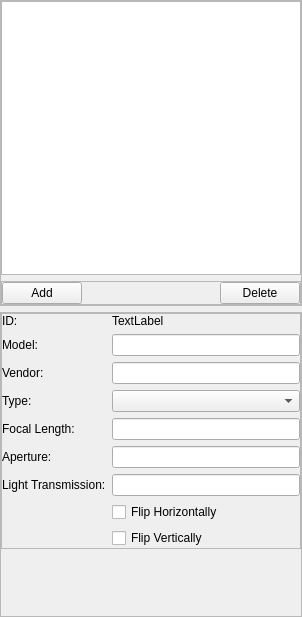
<?xml version="1.0" encoding="UTF-8"?>
<ui version="4.0">
 <class>OpticsWidget</class>
 <widget class="QWidget" name="OpticsWidget">
  <property name="geometry">
   <rect>
    <x>0</x>
    <y>0</y>
    <width>302</width>
    <height>617</height>
   </rect>
  </property>
  <property name="windowTitle">
   <string>Form</string>
  </property>
  <layout class="QVBoxLayout" name="verticalLayout">
   <property name="spacing">
    <number>-1</number>
   </property>
   <property name="margin">
    <number>0</number>
   </property>
   <item>
    <widget class="QFrame" name="listFrame">
     <property name="frameShape">
      <enum>QFrame::StyledPanel</enum>
     </property>
     <property name="frameShadow">
      <enum>QFrame::Raised</enum>
     </property>
     <layout class="QVBoxLayout" name="verticalLayout_10">
      <property name="spacing">
       <number>-1</number>
      </property>
      <property name="margin">
       <number>0</number>
      </property>
      <item>
       <widget class="QListView" name="opticsListView"/>
      </item>
      <item>
       <widget class="QFrame" name="frame_16">
        <property name="frameShape">
         <enum>QFrame::StyledPanel</enum>
        </property>
        <property name="frameShadow">
         <enum>QFrame::Raised</enum>
        </property>
        <layout class="QHBoxLayout" name="horizontalLayout_11">
         <property name="spacing">
          <number>0</number>
         </property>
         <property name="margin">
          <number>0</number>
         </property>
         <item>
          <widget class="QPushButton" name="addOpticButton">
           <property name="text">
            <string>Add</string>
           </property>
          </widget>
         </item>
         <item>
          <spacer name="horizontalSpacer_12">
           <property name="orientation">
            <enum>Qt::Horizontal</enum>
           </property>
           <property name="sizeHint" stdset="0">
            <size>
             <width>70</width>
             <height>20</height>
            </size>
           </property>
          </spacer>
         </item>
         <item>
          <widget class="QPushButton" name="deleteOpticButton">
           <property name="text">
            <string>Delete</string>
           </property>
          </widget>
         </item>
        </layout>
       </widget>
      </item>
     </layout>
    </widget>
   </item>
   <item>
    <widget class="QFrame" name="infoFrame">
     <property name="frameShape">
      <enum>QFrame::StyledPanel</enum>
     </property>
     <property name="frameShadow">
      <enum>QFrame::Raised</enum>
     </property>
     <layout class="QVBoxLayout" name="verticalLayout_2">
      <property name="spacing">
       <number>-1</number>
      </property>
      <property name="margin">
       <number>0</number>
      </property>
      <item>
       <widget class="QFrame" name="stackedWidget_2">
        <property name="frameShape">
         <enum>QFrame::StyledPanel</enum>
        </property>
        <property name="frameShadow">
         <enum>QFrame::Raised</enum>
        </property>
        <layout class="QFormLayout" name="formLayout_2">
         <property name="margin">
          <number>0</number>
         </property>
         <item row="0" column="0">
          <widget class="QLabel" name="label_8">
           <property name="text">
            <string>ID:</string>
           </property>
          </widget>
         </item>
         <item row="0" column="1">
          <widget class="QLabel" name="idLabel">
           <property name="text">
            <string>TextLabel</string>
           </property>
          </widget>
         </item>
         <item row="1" column="0">
          <widget class="QLabel" name="label_10">
           <property name="text">
            <string>Model:</string>
           </property>
          </widget>
         </item>
         <item row="1" column="1">
          <widget class="QLineEdit" name="modelLineEdit">
           <property name="sizePolicy">
            <sizepolicy hsizetype="Expanding" vsizetype="Fixed">
             <horstretch>0</horstretch>
             <verstretch>0</verstretch>
            </sizepolicy>
           </property>
          </widget>
         </item>
         <item row="2" column="0">
          <widget class="QLabel" name="label_11">
           <property name="text">
            <string>Vendor:</string>
           </property>
          </widget>
         </item>
         <item row="2" column="1">
          <widget class="QLineEdit" name="vendorLineEdit"/>
         </item>
         <item row="3" column="0">
          <widget class="QLabel" name="label_12">
           <property name="text">
            <string>Type:</string>
           </property>
          </widget>
         </item>
         <item row="4" column="0">
          <widget class="QLabel" name="label_13">
           <property name="text">
            <string>Focal Length:</string>
           </property>
          </widget>
         </item>
         <item row="4" column="1">
          <widget class="QLineEdit" name="focalLengthLineEdit"/>
         </item>
         <item row="5" column="0">
          <widget class="QLabel" name="label_14">
           <property name="text">
            <string>Aperture:</string>
           </property>
          </widget>
         </item>
         <item row="5" column="1">
          <widget class="QLineEdit" name="apertureLineEdit"/>
         </item>
         <item row="3" column="1">
          <widget class="QComboBox" name="typeComboBox"/>
         </item>
         <item row="6" column="1">
          <widget class="QLineEdit" name="lightTransmissionLineEdit"/>
         </item>
         <item row="6" column="0">
          <widget class="QLabel" name="label_15">
           <property name="text">
            <string>Light Transmission:</string>
           </property>
          </widget>
         </item>
         <item row="7" column="1">
          <widget class="QCheckBox" name="hFlipCheckBox">
           <property name="text">
            <string>Flip Horizontally</string>
           </property>
          </widget>
         </item>
         <item row="8" column="1">
          <widget class="QCheckBox" name="vFlipCheckBox">
           <property name="text">
            <string>Flip Vertically</string>
           </property>
          </widget>
         </item>
        </layout>
       </widget>
      </item>
      <item>
       <spacer name="verticalSpacer_2">
        <property name="orientation">
         <enum>Qt::Vertical</enum>
        </property>
        <property name="sizeHint" stdset="0">
         <size>
          <width>20</width>
          <height>43</height>
         </size>
        </property>
       </spacer>
      </item>
     </layout>
    </widget>
   </item>
  </layout>
 </widget>
 <resources/>
 <connections/>
</ui>
